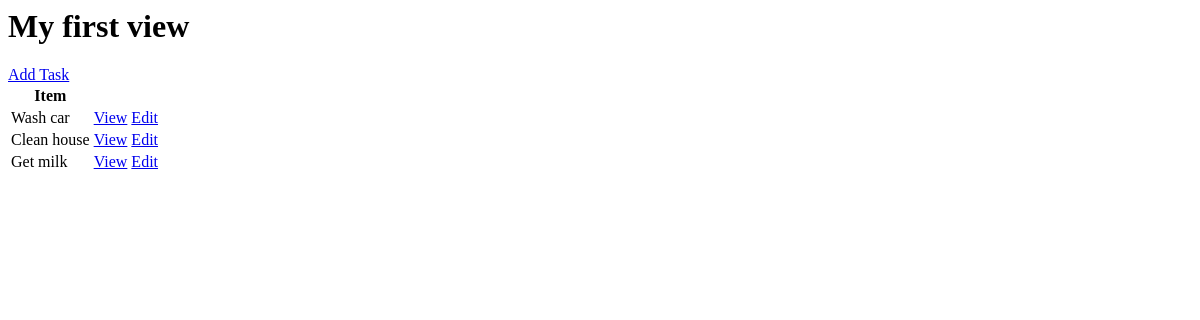
Before: / with the older database file.
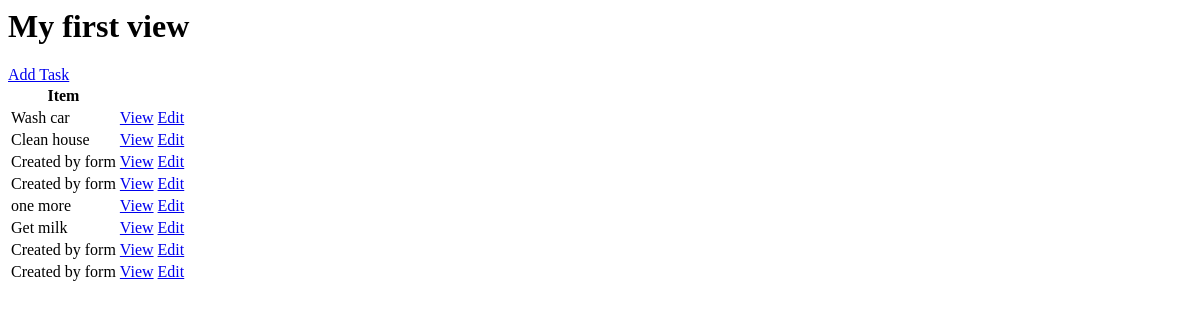
After: the same page with the newer database file.
### base/models.py (models this page shows, shortened)
class Task(models.Model): #database table
    user = models.ForeignKey(User, on_delete=models.CASCADE, null=True, blank=True) #set many-to-one relationship using ForeignKey
    title = models.CharField(max_length=200)
    description = models.TextField(null=True, blank=True)
    complete = models.BooleanField(default=False)
    created = models.DateTimeField(auto_now_add=True)
    class Meta:
        ordering = ['complete']

### base/views.py (the view)
# urls.py: path('', TaskList.as_view(), name='tasks'),
class TaskList(ListView):
    model = Task
    context_object_name = 'tasks'

### base/templates/base/task_list.html
<h1>My first view</h1>
<a href="{% url 'task-creator' %}">Add Task</a>
<table>
    <tr>
        <th>Item</th>
        <th></th>
    </tr>
    {% for task in tasks %}
    <tr>
        <td>{{task.title}}</td>
        <td><a href="{% url 'task' task.id %}">View</a></td>
        <td><a href="{% url 'task-update' task.id %}">Edit</a></td>
    </tr>
    {% empty %}
    <h3>No items in list</h3>
    {% endfor %}
</table>

Changed rows visible on the page:
added Task: title "Created by form"
added Task: title "Created by form"
added Task: title "one more"
added Task: title "Created by form"
added Task: title "Created by form"
